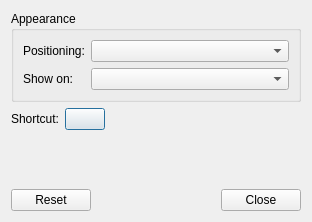
<?xml version="1.0" encoding="UTF-8"?>
<ui version="4.0">
 <class>ConfigureDialog</class>
 <widget class="QDialog" name="ConfigureDialog">
  <property name="geometry">
   <rect>
    <x>0</x>
    <y>0</y>
    <width>312</width>
    <height>222</height>
   </rect>
  </property>
  <property name="windowTitle">
   <string>Razor-runner Settings</string>
  </property>
  <layout class="QVBoxLayout" name="verticalLayout">
   <item>
    <widget class="QGroupBox" name="groupBox">
     <property name="title">
      <string>Appearance</string>
     </property>
     <layout class="QFormLayout" name="formLayout_2">
      <item row="0" column="0">
       <widget class="QLabel" name="label">
        <property name="text">
         <string>Positioning:</string>
        </property>
       </widget>
      </item>
      <item row="0" column="1">
       <widget class="QComboBox" name="positionCbx"/>
      </item>
      <item row="1" column="0">
       <widget class="QLabel" name="label_2">
        <property name="text">
         <string>Show on:</string>
        </property>
       </widget>
      </item>
      <item row="1" column="1">
       <widget class="QComboBox" name="monitorCbx"/>
      </item>
     </layout>
    </widget>
   </item>
   <item>
    <layout class="QHBoxLayout" name="horizontalLayout">
     <item>
      <layout class="QFormLayout" name="formLayout">
       <property name="fieldGrowthPolicy">
        <enum>QFormLayout::ExpandingFieldsGrow</enum>
       </property>
       <item row="0" column="0">
        <widget class="QLabel" name="label_3">
         <property name="text">
          <string>Shortcut:</string>
         </property>
        </widget>
       </item>
       <item row="0" column="1">
        <widget class="ShortcutSelector" name="shortcutEd">
         <property name="text">
          <string/>
         </property>
        </widget>
       </item>
      </layout>
     </item>
     <item>
      <spacer name="horizontalSpacer">
       <property name="orientation">
        <enum>Qt::Horizontal</enum>
       </property>
       <property name="sizeHint" stdset="0">
        <size>
         <width>40</width>
         <height>20</height>
        </size>
       </property>
      </spacer>
     </item>
    </layout>
   </item>
   <item>
    <spacer name="verticalSpacer">
     <property name="orientation">
      <enum>Qt::Vertical</enum>
     </property>
     <property name="sizeHint" stdset="0">
      <size>
       <width>20</width>
       <height>38</height>
      </size>
     </property>
    </spacer>
   </item>
   <item>
    <widget class="QDialogButtonBox" name="buttonBox">
     <property name="orientation">
      <enum>Qt::Horizontal</enum>
     </property>
     <property name="standardButtons">
      <set>QDialogButtonBox::Close|QDialogButtonBox::Reset</set>
     </property>
    </widget>
   </item>
  </layout>
 </widget>
 <customwidgets>
  <customwidget>
   <class>ShortcutSelector</class>
   <extends>QPushButton</extends>
   <header location="global">razor-global-key-shortcut-selector/shortcut_selector.h</header>
  </customwidget>
 </customwidgets>
 <resources/>
 <connections>
  <connection>
   <sender>buttonBox</sender>
   <signal>accepted()</signal>
   <receiver>ConfigureDialog</receiver>
   <slot>accept()</slot>
   <hints>
    <hint type="sourcelabel">
     <x>248</x>
     <y>254</y>
    </hint>
    <hint type="destinationlabel">
     <x>157</x>
     <y>274</y>
    </hint>
   </hints>
  </connection>
  <connection>
   <sender>buttonBox</sender>
   <signal>rejected()</signal>
   <receiver>ConfigureDialog</receiver>
   <slot>reject()</slot>
   <hints>
    <hint type="sourcelabel">
     <x>316</x>
     <y>260</y>
    </hint>
    <hint type="destinationlabel">
     <x>286</x>
     <y>274</y>
    </hint>
   </hints>
  </connection>
 </connections>
</ui>
